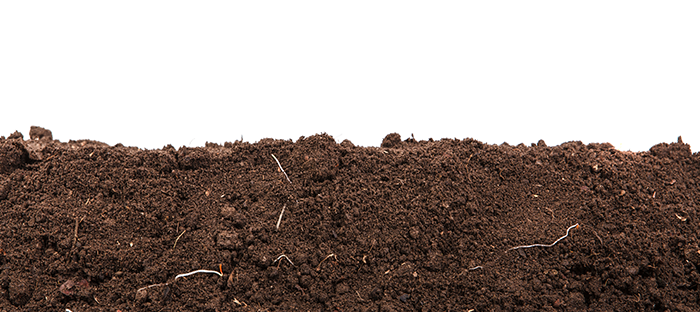
%> input picture SC/picture_1.png, 700 x 312 px
$ octave volume2.m   (GNU Octave 9; MATLAB toolbox functions it lacks are replaced by stand-ins)
%> lines starting %> are read from the running program, lines starting %| are printed output that depends on the picture; in (x1, y1, x2, y2) boxes, pixels count from 0 and x2, y2 are one past the last pixel; in counts of white or black regions, pixels touching at a corner belong together; the program's own positions count from 1
pkg load image
I = imread('picture_1.png'); %read image
%> I is the input picture: size 312x700x3 uint8; mean R, G, B 157.3, 144.7, 138.9

I = rgb2gray(I) > 120; % Converts image to greyscale by analizing luminance. Try different values for saturation calibration
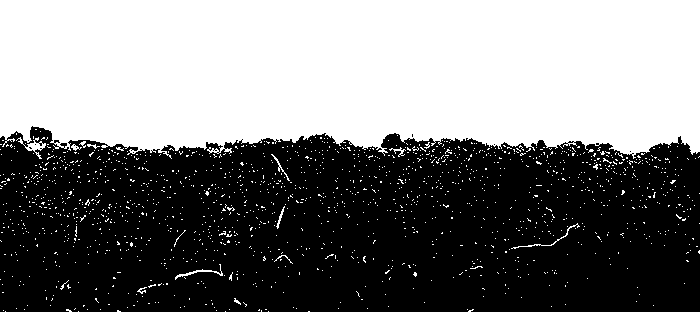
%> I: size 312x700 logical; 47.8% white; 1558 white regions (1544 under 20 px), largest, box (x1, y1, x2, y2) and area: (0, 0, 700, 159) 100407, (16, 137, 46, 159) 176, (175, 264, 223, 280) 119
I = imfill(I, 'holes'); % fills holes in the input binary image BW. In this syntax, a hole is a set of background pixels that cannot be reached by filling in the background from the edge of the image.
%> I: size 312x700 logical; 47.8% white; 1558 white regions (1544 under 20 px), largest, box (x1, y1, x2, y2) and area: (0, 0, 700, 159) 100480, (16, 137, 46, 159) 191, (175, 264, 223, 280) 119
#imshow(I) % show greyscale image

BW = edge(I*1.0,'canny'); %detects edges in image I using the edge-detection algorithm "canny". The Canny method finds edges by looking for the local maxima of the gradient of the input image.
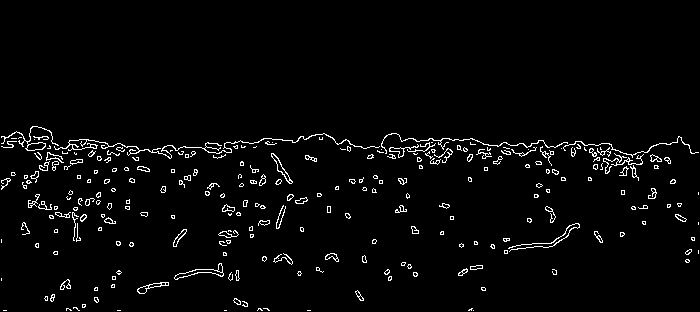
%> BW: size 312x700 logical; 2.9% white in thin lines or dots, all inside (x1, y1, x2, y2) = (1, 126, 699, 311)
imshow(BW)
[H,theta,rho] = hough(BW); %Hough transform: matrix of line parameters. A line is represented by rho= x*cos(theta) + y*sin(theta).
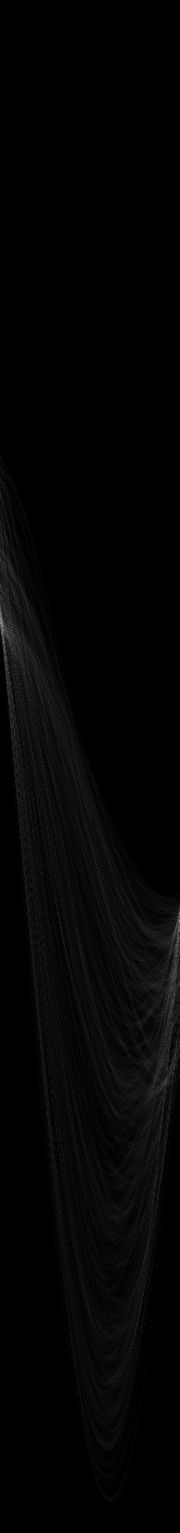
%> H: size 1533x180 double; min 0, max 172, mean 4.2
%> theta = 180 values from -90 to 89; rho = 1533 values from -766 to 766
%The function returns rho, the distance from the origin to the line along a vector perpendicular to the line,
%and theta, the angle in degrees between the x-axis and this vector. The function also returns the Standard Hough Transform, H,
%which is a parameter space matrix whose rows and columns correspond to rho and theta values respectively.

P = houghpeaks(H,6,'threshold',ceil(0.5*max(H(:)))); %identify maximum 5 peaks in Hough transform matrix H.
%> P = [623 2; 932 179; 643 4; 658 7; 956 177]
%The function returns peaks a matrix that holds the row and column coordinates of the peaks.
%'threshold' is the name assigned to the minimum value (0.3*maximum value of H) to be considered a peak

lines = houghlines(BW,theta,rho,P,'FillGap',5,'MinLength',7); %extracts line segments in the image BW. theta and rho are vectors returned by hough peaks.
%> lines = 34 lines; longest, point1 to point2 (x, y): (267, 139) to (298, 142), (387, 152) to (416, 152), (213, 149) to (238, 149), (391, 152) to (416, 152), (181, 148) to (205, 149), (504, 154) to (528, 154)
%Distance between two line segments associated with the same Hough transform bin, specified as a positive number.
%FillGap: When the distance between the line segments is less than the value specified (5), the houghlines function merges the line segments into a single line segment.
%MinLength: Minimum line length, specified as a positive number. houghlines discards lines that are shorter than the value specified (7).
%lines is a vector
%disp(lines)

average=0;
for k = 1:length(lines)
  xy = [lines(k).point1; lines(k).point2];
  average=average + (xy(1,2)+xy(2,2))/2;
end
%> this loop made 34 passes
%> (xy, average) on passes 1 to 12: ([69 146; 83 146], 146), ([125 147; 137 147], 293), ([181 148; 205 149], 441.5), ([213 149; 238 149], 590.5), ([387 152; 416 152], 742.5), ([445 153; 453 153], 895.5), ([479 153; 491 154], 1049), ([504 154; 528 154], 1203), ([543 154; 554 155], 1357.5), ([593 155; 603 156], 1513), ([591 145; 601 145], 1658), ([579 146; 588 146], 1804)

disp(average/length(lines));
%| 151.06
